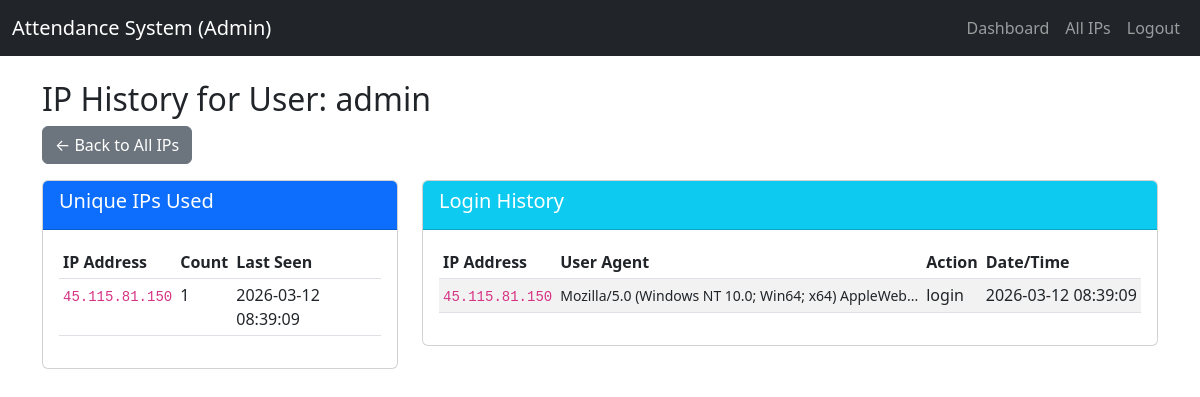
The app's page /ip/admin/user-ips/1 (signed in), older data.
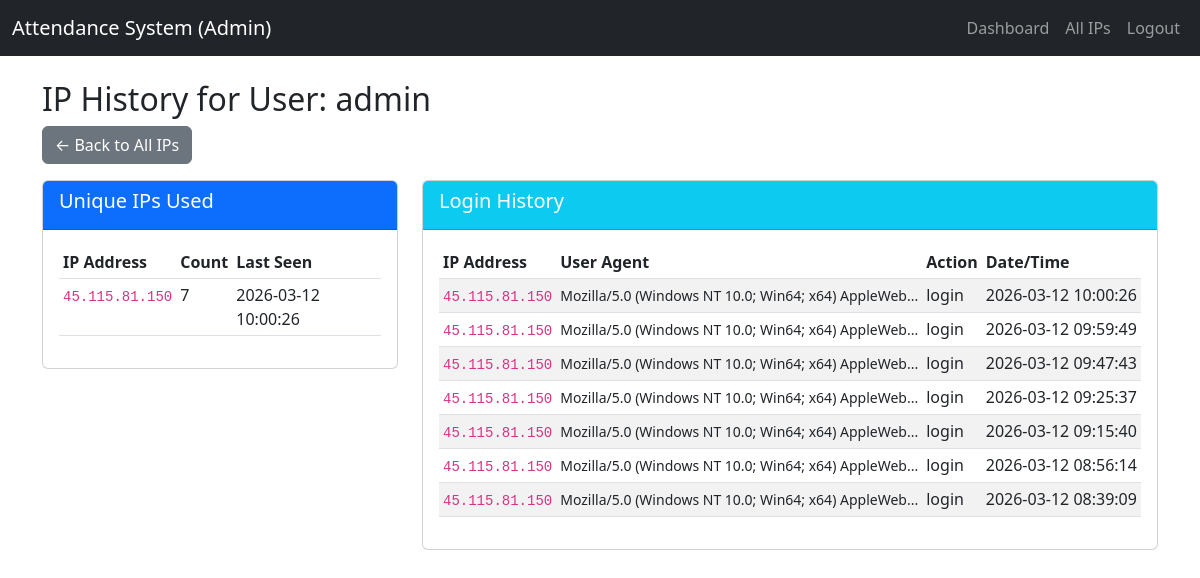
The same page, newer data.
### tables this page shows
CREATE TABLE ip_logs (
                    id INTEGER PRIMARY KEY AUTOINCREMENT,
                    user_id INTEGER NOT NULL,
                    ip_address TEXT NOT NULL,
                    user_agent TEXT,
                    action TEXT DEFAULT 'login',
                    created_at DATETIME DEFAULT CURRENT_TIMESTAMP,
                    FOREIGN KEY(user_id) REFERENCES users(id)
                );

### ip_manager/ip_routes.py (the view)
@ip_bp.route('/admin/user-ips/<int:user_id>')
@admin_required
def user_ips(user_id):
    user = query_db('SELECT username FROM users WHERE id = ?', [user_id], one=True)
    if not user:
        flash('User not found.', 'danger')
        return redirect(url_for('ip.all_ips'))
    ips = IPModel.get_user_ips(user_id, limit=1000)
    unique_ips = IPModel.get_unique_ips_for_user(user_id)
    return render_template('user_ips.html', ips=ips, unique_ips=unique_ips,
                          username=user['username'], user_id=user_id)

### app.py (called while the page is built)
@app.teardown_appcontext
def close_connection(exception):
    db = getattr(g, '_database', None)
    if db is not None:
        db.close()

### ip_manager/ip_model.py (called while the page is built)
def get_db():
    if DATABASE_URL and DATABASE_URL.startswith('postgres'):
        if not hasattr(g, '_database'):
            g._database = psycopg2.connect(DATABASE_URL, cursor_factory=RealDictCursor)
        return g._database
    else:
        db = getattr(g, '_database', None)
        if db is None:
            db = g._database = sqlite3.connect('attendance.db')
            db.row_factory = sqlite3.Row
        return db

def query_db(query, args=(), one=False):
    conn = get_db()
    if DATABASE_URL and DATABASE_URL.startswith('postgres'):
        cur = conn.cursor()
        cur.execute(query.replace('?', '%s'), args)
        rv = cur.fetchall()
        cur.close()
        return (rv[0] if rv else None) if one else rv
    else:
        cur = conn.execute(query, args)
        rv = cur.fetchall()
        cur.close()
        return (rv[0] if rv else None) if one else rv

### templates/user_ips.html (shortened to what this page needs)
<!DOCTYPE html>
<html lang="en">
<head>
    <link href="https://cdn.jsdelivr.net/npm/bootstrap@5.3.0/dist/css/bootstrap.min.css" rel="stylesheet">
    <link rel="stylesheet" href="{{ url_for('static', filename='style.css') }}">
</head>
<body>
    <nav class="navbar navbar-expand-lg navbar-dark bg-dark">
        <div class="container-fluid">
            <a class="navbar-brand" href="#">Attendance System (Admin)</a>
            <div class="collapse navbar-collapse">
                <ul class="navbar-nav ms-auto">
                    <li class="nav-item"><a class="nav-link" href="{{ url_for('dashboard') }}">Dashboard</a></li>
                    <li class="nav-item"><a class="nav-link" href="{{ url_for('ip.all_ips') }}">All IPs</a></li>
                    <li class="nav-item"><a class="nav-link" href="{{ url_for('logout') }}">Logout</a></li>
                </ul>
            </div>
        </div>
    </nav>
    <div class="container mt-4">
        <h2>IP History for User: {{ username }}</h2>
        <a href="{{ url_for('ip.all_ips') }}" class="btn btn-secondary mb-3">← Back to All IPs</a>
        <div class="row">
            <div class="col-md-4">
                <div class="card mb-4">
                    <div class="card-header bg-primary text-white">
                        <h5>Unique IPs Used</h5>
                    </div>
                    <div class="card-body">
                        <table class="table table-sm">
                            <thead>
                                <tr>
                                    <th>IP Address</th>
                                    <th>Count</th>
                                    <th>Last Seen</th>
                                </tr>
                            </thead>
                            <tbody>
                                {% for ip in unique_ips %}
                                <tr>
                                    <td><code>{{ ip.ip_address }}</code></td>
                                    <td>{{ ip.count }}</td>
                                    <td>{{ ip.last_seen }}</td>
                                </tr>
                                {% endfor %}
                            </tbody>
                        </table>
                    </div>
                </div>
            </div>
            <div class="col-md-8">
                <div class="card">
                    <div class="card-header bg-info text-white">
                        <h5>Login History</h5>
                    </div>
                    <div class="card-body">
                        <table class="table table-sm table-striped">
                            <thead>
                                <tr>
                                    <th>IP Address</th>
                                    <th>User Agent</th>
                                    <th>Action</th>
                                    <th>Date/Time</th>
                                </tr>
                            </thead>
                            <tbody>
                                {% for ip in ips %}
                                <tr>
                                    <td><code>{{ ip.ip_address }}</code></td>
                                    <td><small>{{ ip.user_agent[:50] }}...</small></td>
                                    <td>{{ ip.action }}</td>
                                    <td>{{ ip.created_at }}</td>
                                </tr>
                                {% endfor %}
                            </tbody>
                        </table>
                    </div>
                </div>
            </div>
        </div>
    </div>
</body>
</html>

Row changes from the older to the newer data that the page shows:
added ip_logs: ip_address "45.115.81.150", user_agent "Mozilla/5.0 (Windows NT 10.0; Win64; x64) AppleWeb", action "login", created_at "2026-03-12 10:00:26"
added ip_logs: ip_address "45.115.81.150", user_agent "Mozilla/5.0 (Windows NT 10.0; Win64; x64) AppleWeb", action "login", created_at "2026-03-12 09:59:49"
added ip_logs: ip_address "45.115.81.150", user_agent "Mozilla/5.0 (Windows NT 10.0; Win64; x64) AppleWeb", action "login", created_at "2026-03-12 09:47:43"
added ip_logs: ip_address "45.115.81.150", user_agent "Mozilla/5.0 (Windows NT 10.0; Win64; x64) AppleWeb", action "login", created_at "2026-03-12 09:25:37"
added ip_logs: ip_address "45.115.81.150", user_agent "Mozilla/5.0 (Windows NT 10.0; Win64; x64) AppleWeb", action "login", created_at "2026-03-12 09:15:40"
added ip_logs: ip_address "45.115.81.150", user_agent "Mozilla/5.0 (Windows NT 10.0; Win64; x64) AppleWeb", action "login", created_at "2026-03-12 08:56:14"
Text that changed along with them:
new list line: "45.115.81.150 7 2026-03-12 10:00:26"
list line gone: "45.115.81.150 1 2026-03-12 08:39:09"
